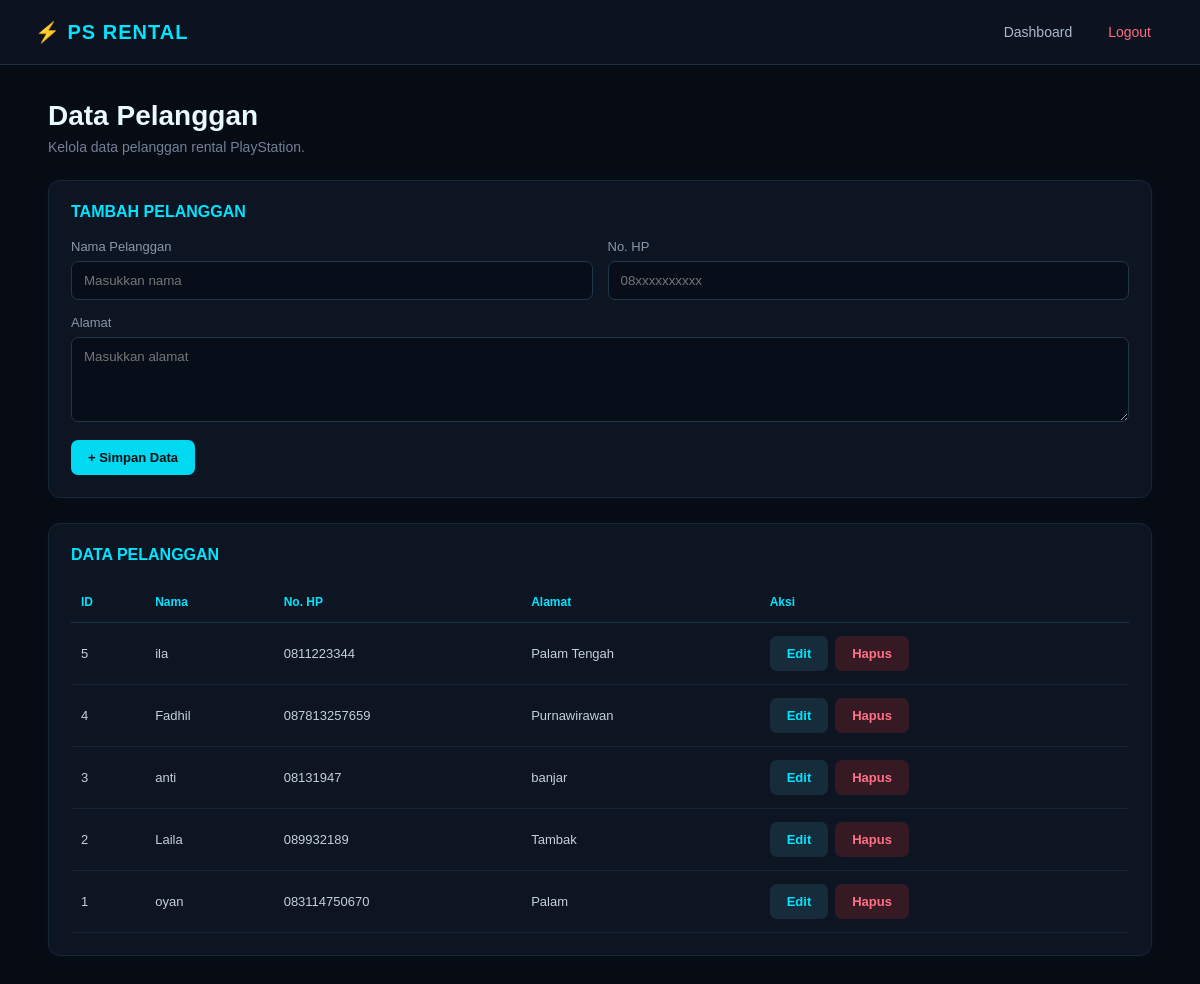
The app's page /db_rental/pelanggan.php (signed in) with its own data.
### tables this page shows
CREATE TABLE `pelanggan` (
  `id_pelanggan` int(11) NOT NULL,
  `nama_pelanggan` varchar(100) NOT NULL,
  `no_hp` varchar(20) NOT NULL,
  `alamat` text NOT NULL
);

### db_rental/pelanggan.php (the view, shortened to what this page needs)
<?php
include 'koneksi.php';
$edit_data = null;
?>
<!DOCTYPE html>
<html lang="id">
<head>
</head>
<body>
<nav class="navbar">
    <div class="brand">
        ⚡ PS RENTAL
    </div>
    <div class="nav-menu">
        <a href="index.php">
            Dashboard
        </a>
        <a href="logout.php" class="logout">
            Logout
        </a>
    </div>
</nav>
<div class="container">
    <div class="title">
        <h1>Data Pelanggan</h1>
        <p>
            Kelola data pelanggan rental PlayStation.
        </p>
    </div>
    <div class="card">
        <div class="card-title">
            <?= $edit_data
                ? 'EDIT DATA PELANGGAN'
                : 'TAMBAH PELANGGAN' ?>
        </div>
        <form method="POST">
            <div class="form-grid">
                <div class="form-group">
                    <label>
                        Nama Pelanggan
                    </label>
                    <input
                        type="text"
                        name="nama_pelanggan"
                        placeholder="Masukkan nama"
                        required
                        value="<?= $edit_data['nama_pelanggan'] ?? '' ?>"
                    >
                </div>
                <div class="form-group">
                    <label>
                        No. HP
                    </label>
                    <input
                        type="text"
                        name="no_hp"
                        placeholder="08xxxxxxxxxx"
                        required
                        value="<?= $edit_data['no_hp'] ?? '' ?>"
                    >
                </div>
                <div class="form-group full">
                    <label>
                        Alamat
                    </label>
                    <textarea
                        name="alamat"
                        placeholder="Masukkan alamat"
                        required
                    ><?= $edit_data['alamat'] ?? '' ?></textarea>
                </div>
            </div>
            <div class="buttons">
                <?php if ($edit_data) { ?>
                    <button
                        type="submit"
                        name="update"
                        class="btn btn-save">
                        Simpan Perubahan
                    </button>
                    <a
                        href="pelanggan.php"
                        class="btn btn-cancel">
                        Batal
                    </a>
                <?php } else { ?>
                    <button
                        type="submit"
                        name="simpan"
                        class="btn btn-save">
                        + Simpan Data
                    </button>
                <?php } ?>
            </div>
        </form>
    </div>
    <div class="card">
        <div class="card-title">
            DATA PELANGGAN
        </div>
        <div class="table-wrap">
            <table>
                <thead>
                    <tr>
                        <th>ID</th>
                        <th>Nama</th>
                        <th>No. HP</th>
                        <th>Alamat</th>
                        <th>Aksi</th>
                    </tr>
                </thead>
                <tbody>
                <?php
                $data = mysqli_query(
                    $koneksi,
                    "SELECT * FROM pelanggan
                     ORDER BY id_pelanggan DESC"
                );
                if (mysqli_num_rows($data) > 0) {
                    while ($row = mysqli_fetch_assoc($data)) {
                ?>
                    <tr>
                        <td>
                            <?= $row['id_pelanggan'] ?>
                        </td>
                        <td>
                            <?= htmlspecialchars(
                                $row['nama_pelanggan']
                            ) ?>
                        </td>
                        <td>
                            <?= htmlspecialchars(
                                $row['no_hp']
                            ) ?>
                        </td>
                        <td>
                            <?= htmlspecialchars(
                                $row['alamat']
                            ) ?>
                        </td>
                        <td>
                            <div class="action">
                                <a
                                    href="pelanggan.php?edit=<?= $row['id_pelanggan'] ?>"
                                    class="btn edit">
                                    Edit
                                </a>
                                <a
                                    href="pelanggan.php?hapus=<?= $row['id_pelanggan'] ?>"
                                    class="btn delete"
                                    onclick="return confirm('Yakin ingin menghapus pelanggan ini?')">
                                    Hapus
                                </a>
                            </div>
                        </td>
                    </tr>
                <?php
                    }
                } ?>
                </tbody>
            </table>
        </div>
    </div>
</div>
</body>
</html>

### db_rental/pelanggan.php (style rules this page uses)
* { box-sizing: border-box; margin: 0; padding: 0; }
body { font-family: Arial, sans-serif; background: #070b14; color: #e8faff; min-height: 100vh; }
.navbar { min-height: 65px; background: #0c1220; border-bottom: 1px solid #173044; display: flex; align-items: center; justify-content: space-between; padding: 0 35px; }
.brand { color: #00e5ff; font-size: 20px; font-weight: bold; letter-spacing: 1px; }
.nav-menu { display: flex; gap: 8px; }
.nav-menu a { color: #aab8c7; text-decoration: none; padding: 9px 14px; border-radius: 7px; font-size: 14px; }
.logout { color: #ff6b81 !important; }
.container { width: 92%; max-width: 1150px; margin: 35px auto; }
.title { margin-bottom: 25px; }
.title h1 { font-size: 28px; margin-bottom: 7px; }
.title p { color: #718096; font-size: 14px; }
.card { background: #0d1422; border: 1px solid #17283a; border-radius: 12px; padding: 22px; margin-bottom: 25px; box-shadow: 0 0 20px rgba(0, 229, 255, 0.04); }
.card-title { color: #00e5ff; font-size: 16px; font-weight: bold; margin-bottom: 18px; }
.form-grid { display: grid; grid-template-columns: 1fr 1fr; gap: 15px; }
.form-group { display: flex; flex-direction: column; gap: 7px; }
.full { grid-column: 1 / -1; }
label { color: #8998aa; font-size: 13px; }
input, textarea { width: 100%; background: #080e19; border: 1px solid #22364a; color: white; padding: 11px 12px; border-radius: 7px; outline: none; font-family: Arial, sans-serif; }
textarea { min-height: 85px; resize: vertical; }
.buttons { margin-top: 18px; display: flex; gap: 10px; }
button, .btn { border: none; padding: 10px 17px; border-radius: 7px; text-decoration: none; cursor: pointer; font-size: 13px; font-weight: bold; }
.btn-save { background: #00d9ef; color: #031017; }
.table-wrap { overflow-x: auto; }
table { width: 100%; border-collapse: collapse; }
th { text-align: left; color: #00e5ff; font-size: 12px; padding: 13px 10px; border-bottom: 1px solid #203245; }
td { padding: 13px 10px; color: #c5d0dc; border-bottom: 1px solid #152334; font-size: 13px; }
.action { display: flex; gap: 7px; }
.edit { background: #172c3b; color: #00e5ff; }
.delete { background: #351a24; color: #ff7187; }

### records on screen
pelanggan: id_pelanggan "5", nama_pelanggan "ila", no_hp "0811223344", alamat "Palam Tengah"
pelanggan: id_pelanggan "4", nama_pelanggan "Fadhil", no_hp "087813257659", alamat "Purnawirawan"
pelanggan: id_pelanggan "3", nama_pelanggan "anti", no_hp "08131947", alamat "banjar"
pelanggan: id_pelanggan "2", nama_pelanggan "Laila", no_hp "089932189", alamat "Tambak"
pelanggan: id_pelanggan "1", nama_pelanggan "oyan", no_hp "083114750670", alamat "Palam"
